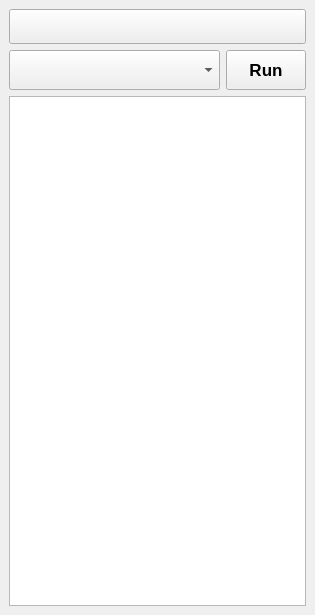
<?xml version="1.0" encoding="UTF-8"?>
<ui version="4.0">
 <class>MainWindow</class>
 <widget class="QMainWindow" name="MainWindow">
  <property name="geometry">
   <rect>
    <x>0</x>
    <y>0</y>
    <width>315</width>
    <height>615</height>
   </rect>
  </property>
  <property name="windowTitle">
   <string>MainWindow</string>
  </property>
  <widget class="QWidget" name="centralwidget">
   <layout class="QGridLayout" name="gridLayout">
    <item row="0" column="0">
     <widget class="QPushButton" name="pushButton_path_quick_data_folder">
      <property name="sizePolicy">
       <sizepolicy hsizetype="Minimum" vsizetype="Minimum">
        <horstretch>0</horstretch>
        <verstretch>0</verstretch>
       </sizepolicy>
      </property>
      <property name="minimumSize">
       <size>
        <width>0</width>
        <height>35</height>
       </size>
      </property>
      <property name="maximumSize">
       <size>
        <width>16777215</width>
        <height>16777215</height>
       </size>
      </property>
      <property name="font">
       <font>
        <pointsize>7</pointsize>
        <weight>75</weight>
        <bold>true</bold>
       </font>
      </property>
      <property name="text">
       <string/>
      </property>
     </widget>
    </item>
    <item row="1" column="0">
     <layout class="QHBoxLayout" name="horizontalLayout">
      <item>
       <widget class="QComboBox" name="comboBox_local_scripts">
        <property name="sizePolicy">
         <sizepolicy hsizetype="Preferred" vsizetype="Minimum">
          <horstretch>0</horstretch>
          <verstretch>0</verstretch>
         </sizepolicy>
        </property>
        <property name="font">
         <font>
          <pointsize>12</pointsize>
         </font>
        </property>
       </widget>
      </item>
      <item>
       <widget class="QPushButton" name="pushButton_run_local_scripts">
        <property name="minimumSize">
         <size>
          <width>0</width>
          <height>40</height>
         </size>
        </property>
        <property name="maximumSize">
         <size>
          <width>80</width>
          <height>16777215</height>
         </size>
        </property>
        <property name="font">
         <font>
          <pointsize>13</pointsize>
          <weight>75</weight>
          <bold>true</bold>
         </font>
        </property>
        <property name="text">
         <string>Run</string>
        </property>
       </widget>
      </item>
     </layout>
    </item>
    <item row="2" column="0">
     <widget class="QListWidget" name="listWidget_local_scripts">
      <property name="font">
       <font>
        <pointsize>14</pointsize>
       </font>
      </property>
      <property name="dragEnabled">
       <bool>true</bool>
      </property>
      <property name="dragDropOverwriteMode">
       <bool>false</bool>
      </property>
      <property name="dragDropMode">
       <enum>QAbstractItemView::InternalMove</enum>
      </property>
      <property name="selectionMode">
       <enum>QAbstractItemView::ExtendedSelection</enum>
      </property>
     </widget>
    </item>
   </layout>
  </widget>
  <action name="actionEdit_Library_Path">
   <property name="text">
    <string>Edit Function Path Config...</string>
   </property>
  </action>
 </widget>
 <resources/>
 <connections/>
</ui>
